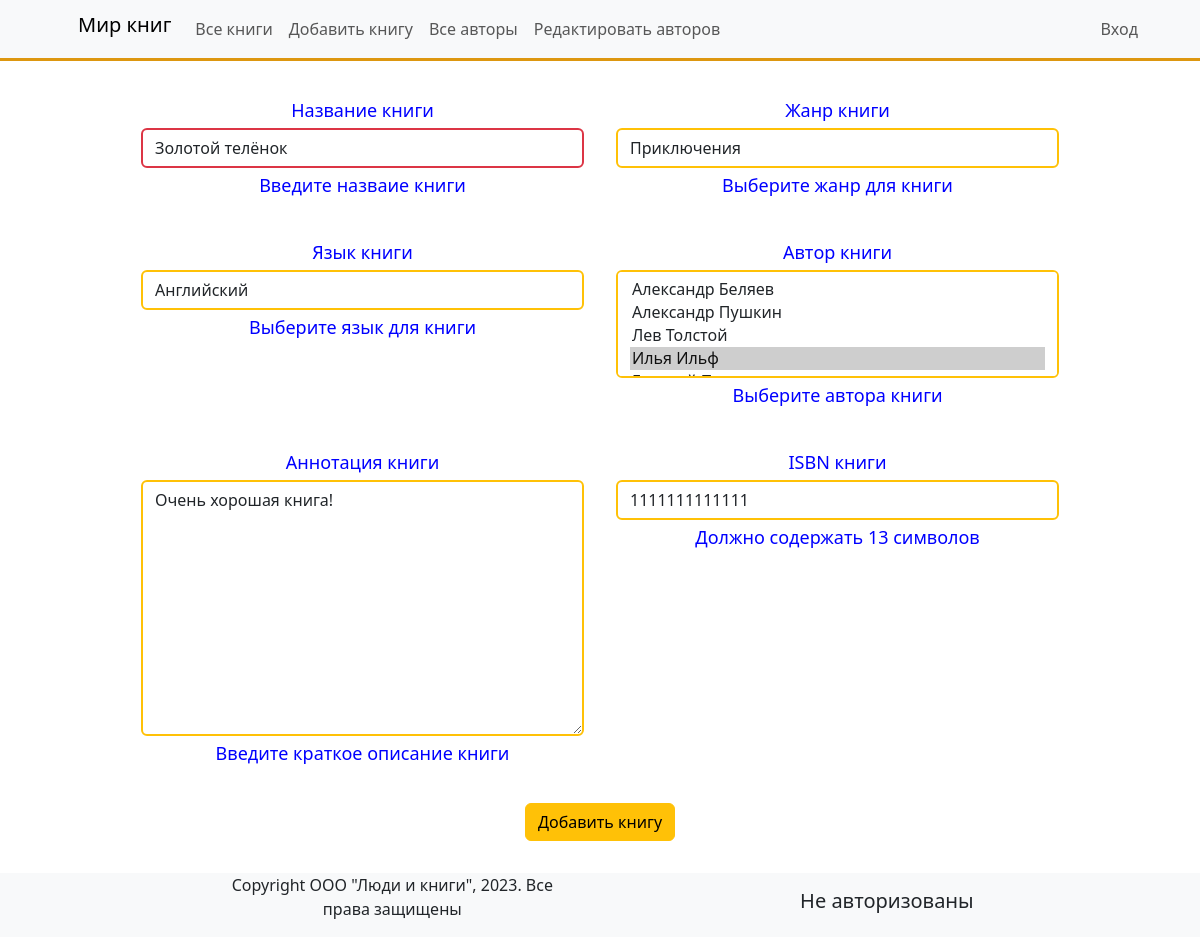
The app's page /book_update/1 with its own data.
### catalog/models.py (models this page shows, shortened)
class Book(models.Model):
    title = models.CharField(max_length=200,
                             help_text='Введите назваие книги',
                             verbose_name='Название книги')
    genre = models.ForeignKey('Genre', on_delete=models.CASCADE,
                              help_text=" Выберите жанр для книги",
                              verbose_name="Жaнp книги", null=True)
    language = models.ForeignKey('Language', on_delete=models.CASCADE,
                                 help_text=" Выберите язык для книги",
                                 verbose_name="Язык книги", null=True)
    author = models.ManyToManyField('Author',
                                    help_text="Выберите автора книги",
                                    verbose_name="Aвтop книги")
    summary = models.TextField(help_text="Введите краткое описание книги",
                               verbose_name="Аннотация книги")
    isbn = models.CharField(max_length=13,
                            help_text="Должно содержать 13 символов",
                            verbose_name="ISBN книги")
    def display_author(self):
        authors = [author.last_name for author in self.author.all()]
        return ', '.join(authors)
    display_author.short_description = 'Авторы'
    class Meta:
        verbose_name = 'Книга'
        verbose_name_plural = 'Книги'

### catalog/views.py (the view)
# urls.py: path('book_update/<int:pk>', views.BookUpdateView.as_view(), name='book_update'),
class BookUpdateView(UpdateView):
    model = Book
    form_class = BookForm
    template_name = 'book_form.html'
    success_url = reverse_lazy('catalog:books')

### catalog/forms.py
class BookForm(ModelForm):
    def __init__(self, *args, **kwargs):
        super(BookForm, self).__init__(*args, **kwargs)
        for visible in self.visible_fields():
            visible.field.widget.attrs['class'] = '''form-control border border-warning
                                                    border-2'''
        self.fields["title"].widget.attrs.update({"class": " form-control border border-2 border-danger"})
    class Meta:
        model = Book
        fields = '__all__'

### catalog/models.py (called while the page is built)
    def __str__(self):
        return self.name

    def __str__(self):
        return self.name

    def __str__(self):
        return f'{self.first_name} {self.last_name}'

### catalog/templates/book_form.html (shortened to what this page needs)
{% extends 'base.html' %}
{% block content %}
    <div class="container my-3">
        <div class="row justify-content-center">
            <div class="col-md-10 align-item-center text-center">
                <form action="" method="post">
                    <div class="row row-cols-2">
                        {% for f in form %}
                            <div class="col p-3">
                                <div class="my-1" style="font-size: 18px; color: blue">{{ f.label }}</div>
                                {{ f }}
                                <div class="my-1" style="font-size: 18px; color: blue">{{ f.help_text }}</div>
                            </div>
                        {% endfor %}
                    </div>
                    <button class="btn btn-warning my-3" type="submit">Добавить книгу</button>
                </form>
            </div>
        </div>
    </div>
{% endblock %}

### records on screen
Book: form "Золотой телёнок" "Приключения" "Английский" "Очень хорошая книга!" "1111111111111"

### other values on screen
{{ f.label }} "Название книги" "Жaнp книги" "Язык книги" "Aвтop книги" "Аннотация книги" "ISBN книги"
{{ f.help_text }} "Введите назваие книги" "Выберите жанр для книги" "Выберите язык для книги" "Выберите автора книги" "Введите краткое описание книги" "Должно содержать 13 символов"
